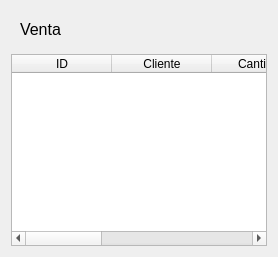
              <widget class="QWidget" name="tbProduct_4">
               <layout class="QVBoxLayout" name="verticalLayout_15">
                <item>
                 <widget class="QWidget" name="widget_19" native="true">
                  <layout class="QHBoxLayout" name="horizontalLayout_20">
                   <item>
                    <widget class="QLabel" name="label_12">
                     <property name="font">
                      <font>
                       <pointsize>12</pointsize>
                      </font>
                     </property>
                     <property name="text">
                      <string>Venta</string>
                     </property>
                    </widget>
                   </item>
                  </layout>
                 </widget>
                </item>
                <item>
                 <widget class="QTableWidget" name="tableSales">
                  <property name="autoFillBackground">
                   <bool>false</bool>
                  </property>
                  <property name="alternatingRowColors">
                   <bool>false</bool>
                  </property>
                  <property name="selectionBehavior">
                   <enum>QAbstractItemView::SelectRows</enum>
                  </property>
                  <attribute name="horizontalHeaderShowSortIndicator" stdset="0">
                   <bool>false</bool>
                  </attribute>
                  <attribute name="horizontalHeaderStretchLastSection">
                   <bool>true</bool>
                  </attribute>
                  <column>
                   <property name="text">
                    <string>ID</string>
                   </property>
                  </column>
                  <column>
                   <property name="text">
                    <string>Cliente</string>
                   </property>
                  </column>
                  <column>
                   <property name="text">
                    <string>Cantidad</string>
                   </property>
                  </column>
                  <column>
                   <property name="text">
                    <string>Costo</string>
                   </property>
                  </column>
                  <column>
                   <property name="text">
                    <string>Vendido en</string>
                   </property>
                  </column>
                  <column>
                   <property name="text">
                    <string>Lote</string>
                   </property>
                  </column>
                 </widget>
                </item>
               </layout>
              </widget>
